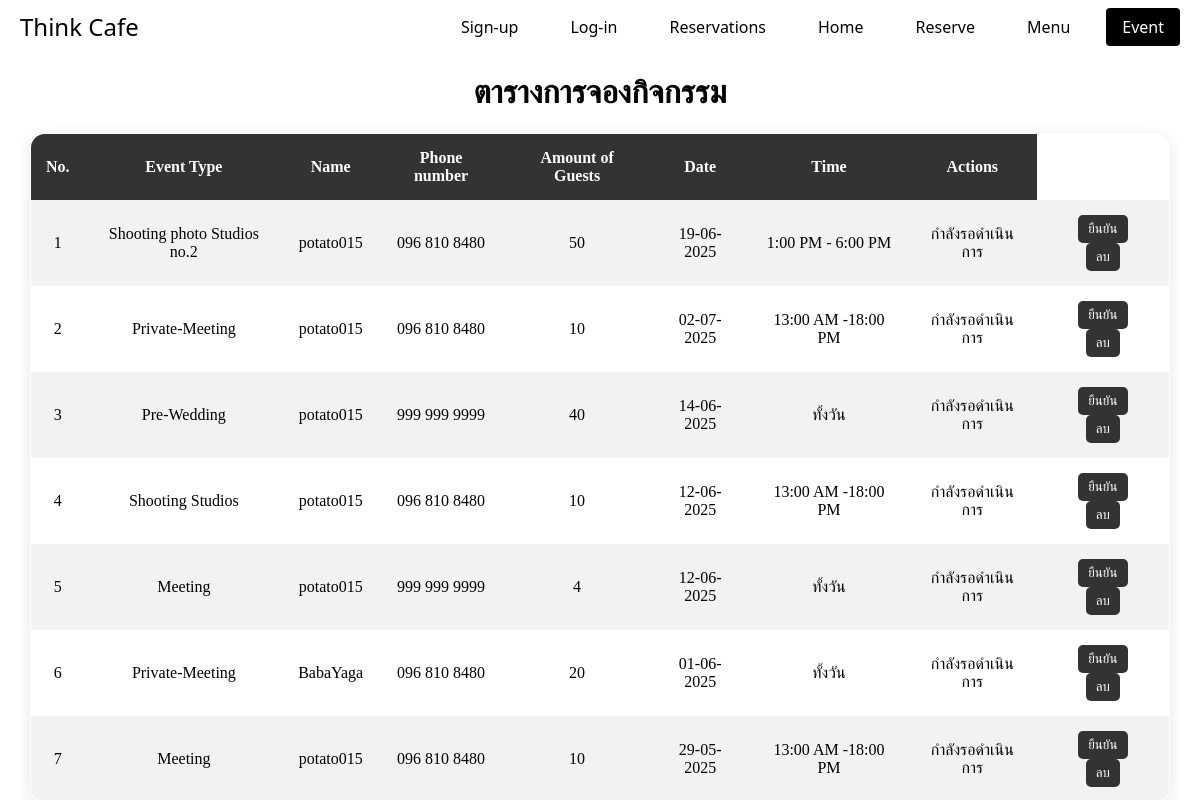
Screenshot of /Admin_event.php with the database file from the repository.
### tables this page shows
CREATE TABLE `event_cm` (
  `id` int NOT NULL,
  `event` varchar(255) NOT NULL,
  `username` varchar(255) NOT NULL,
  `phonenum` varchar(255) NOT NULL,
  `guests` varchar(255) NOT NULL,
  `date` date NOT NULL,
  `time` varchar(255) NOT NULL,
  `status` varchar(255) DEFAULT 'กำลังรอดำเนินการ'
);

### Admin_event.php (the view, shortened to what this page needs)
<?php
    $isLoggedIn = isset($_SESSION['username']);
?>
<!DOCTYPE html>
<html lang="en">
<head>
    <link rel="stylesheet" href="css/admin_event.css">
</head>
<body>
    <header>
        <div class="logo">Think Cafe</div>
        <nav>
            <ul>
            <?php if ($isLoggedIn): ?>
                    <li><span><?php echo htmlspecialchars($_SESSION['username']); ?></span></li>
                    <li><a href="logout.php">Log-out</a></li>
                <?php else: ?>
                    <li><a href="register.php">Sign-up</a></li>
                    <li><a href="login.php">Log-in</a></li>
                <?php endif; ?>
                    <li><a href="checkTables.php">Reservations</a></li>
                <li><a href="home.php">Home</a></li>
                <li><a href="reserveT.php">Reserve</a></li>
                <li><a href="Admin_menu.php">Menu</a></li>
                <li><a href="event.php" class="active">Event</a></li>
            </ul>
        </nav>
    </header>
    <h1>ตารางการจองกิจกรรม</h1>
    <table border="1" id="reservedEvent">
        <tr>
            <th>No.</th>
            <th>Event Type</th>
            <th>Name</th>
            <th>Phone number</th>
            <th>Amount of Guests</th>
            <th>Date</th>
            <th>Time</th>
            <th>Actions</th>
        </tr>
        <?php
            require_once 'config.php';
            $result = $conn->query("SELECT * FROM event_cm ORDER BY id DESC");
            $i = 1;
            while ($row = $result->fetch_assoc()):
            ?>
            <tr>
                <td><?= $i++ ?></td>
                <td><?= htmlspecialchars($row['event']) ?></td>
                <td><?= htmlspecialchars($row['username']) ?></td>
                <td><?= htmlspecialchars($row['phonenum']) ?></td>
                <td><?= htmlspecialchars($row['guests']) ?></td>
                <td><?= date('d-m-Y', strtotime($row['date'])) ?></td>
                <td><?= htmlspecialchars($row['time']) ?></td>
                <td><?= htmlspecialchars($row['status']) ?></td>
                <td>
                    <?php if ($row['status'] !== 'ยืนยันแล้ว'): ?>
                    <form method="post" style="display:inline;">
                        <button type="submit">ยืนยัน</button>
                    </form>
                    <?php endif; ?>
                    <form method="post" style="display:inline;">
                        <button type="submit" onclick="return confirm('ยืนยันการลบ?')">ลบ</button>
                    </form>
                </td>
            </tr>
        <?php endwhile; $conn->close(); ?>
    </table>
</body>
</html>

### css/admin_event.css (style rules this page uses)
body, html { margin: 0; padding: 0; text-align: center; }
header { display: flex; justify-content: space-between; align-items: center; padding: 10px 20px; font-family: 'Segoe UI', Tahoma, Geneva, Verdana, sans-serif; }
header .logo { font-size: 24px; font-family: 'Segoe UI', Tahoma, Geneva, Verdana, sans-serif; }
header nav ul { list-style: none; margin: 0; padding: 0; display: flex; }
header nav ul li { margin-left: 20px; }
nav ul li a { text-decoration: none; color: #000; padding: 8px 16px; border-radius: 4px; transition: background-color 0.3s; }
nav ul li a.active, nav ul li a:hover { background-color: #000; color: #fff; }
table { margin: auto; width: 95%; border-collapse: collapse; border-radius: 15px; overflow: hidden; box-shadow: 0 4px 15px rgba(0,0,0,0.1); background-color: white; }
table th, table td { padding: 15px; text-align: center; border: none; }
table th { background-color: #333; color: white; }
table tr:nth-child(even) { background-color: #f2f2f2; }
table tr:nth-child(odd) { background-color: #ffffff; }
table button { padding: 6px 10px; border: none; background-color: #333; color: white; border-radius: 5px; cursor: pointer; margin: 0 5px; transition: background-color 0.2s; }
table button[type="submit"]:last-of-type { background-color: #333; }

### rows the page displays
event_cm: event "Shooting photo Studios no.2", username "potato015", phonenum "096 810 8480", guests "50", date "19-06-2025", time "1:00 PM - 6:00 PM", status "กำลังรอดำเนินการ"
event_cm: event "Private-Meeting", username "potato015", phonenum "096 810 8480", guests "10", date "02-07-2025", time "13:00 AM -18:00 PM", status "กำลังรอดำเนินการ"
event_cm: event "Pre-Wedding", username "potato015", phonenum "999 999 9999", guests "40", date "14-06-2025", time "ทั้งวัน", status "กำลังรอดำเนินการ"
event_cm: event "Shooting Studios", username "potato015", phonenum "096 810 8480", guests "10", date "12-06-2025", time "13:00 AM -18:00 PM", status "กำลังรอดำเนินการ"
event_cm: event "Meeting", username "potato015", phonenum "999 999 9999", guests "4", date "12-06-2025", time "ทั้งวัน", status "กำลังรอดำเนินการ"
event_cm: event "Private-Meeting", username "BabaYaga", phonenum "096 810 8480", guests "20", date "01-06-2025", time "ทั้งวัน", status "กำลังรอดำเนินการ"
event_cm: event "Meeting", username "potato015", phonenum "096 810 8480", guests "10", date "29-05-2025", time "13:00 AM -18:00 PM", status "กำลังรอดำเนินการ"
